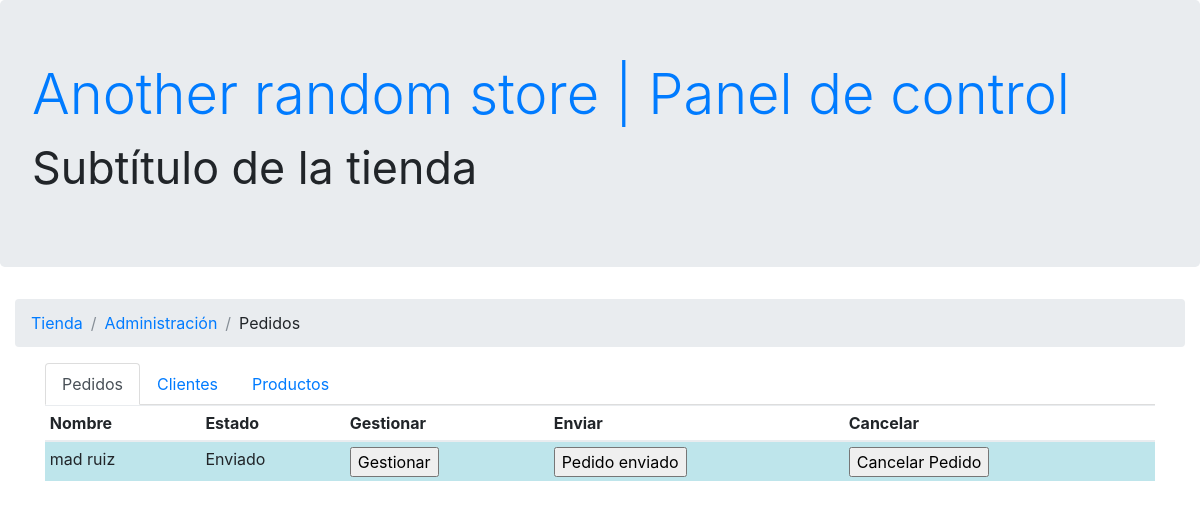
The app's page /admin/pedidos.php with its own data.
### tables this page shows
CREATE TABLE IF NOT EXISTS `pedidos` (
  `idpedido` int(10) NOT NULL AUTO_INCREMENT,
  `idcliente` int(10) NOT NULL,
  `fecha` date NOT NULL,
  `estado` varchar(100) NOT NULL,
  PRIMARY KEY (`idpedido`),
  KEY `idcliente` (`idcliente`)
);

CREATE TABLE IF NOT EXISTS `clientes` (
  `idcliente` int(10) NOT NULL AUTO_INCREMENT,
  `nombre` varchar(100) NOT NULL,
  `apellidos` varchar(100) NOT NULL,
  `email` varchar(25) NOT NULL,
  `usuario` varchar(50) NOT NULL,
  `clave` varchar(50) NOT NULL,
  `telefono` int(8) NOT NULL,
  `direccion` varchar(100) NOT NULL,
  `pais` varchar(50) NOT NULL,
  PRIMARY KEY (`idcliente`)
);

### admin/pedidos.php (the view, shortened to what this page needs)
<!DOCTYPE html>
<html lang="es">
<head>
<link rel="stylesheet" href="../css/bootstrap.css">
<link rel="stylesheet" href="../css/styles.css">
</head>
<body>
     <header class="jumbotron">
		<h1 class="display-4"><a href="index.php">Another random store | Panel de control</a></h1>
		<h2 class="display-4"><small>Subtítulo de la tienda</small></h2>
	</header>
     <section class="col-sm-12">
          <ol class="breadcrumb">
               <li class="breadcrumb-item active"><a href="../index.php">Tienda</a></li>
               <li class="breadcrumb-item active"><a href="index.php">Administración</a></li>
               <li class="breadcrumb-item">Pedidos</li>
          </ol>
     </section>
          <section class="container">
               <ul class="nav nav-tabs">
                 <li class="nav-item">
                   <a class="nav-link  active" href="pedidos.php">Pedidos</a>
                 </li>
                 <li class="nav-item">
                   <a class="nav-link" href="#">Clientes</a>
                 </li>
                 <li class="nav-item">
                   <a class="nav-link" href="#">Productos</a>
                 </li>
               </ul>
          </section>
     <section class="container">
          <table class="table table-sm table-hover">
               <thead>
                    <tr>
                         <th>Nombre</th>
                         <th>Estado</th>
                         <th>Gestionar</th>
                         <th>Enviar</th>
                         <th>Cancelar</th>
                    </tr>
               </thead>
               <tbody>
               <?php
               include '../conexion.php';
               mysqli_set_charset($conexion, "utf8");
               $peticion = "SELECT pedidos.idpedido AS idpedido,fecha,estado,nombre,estado,nombre,apellidos FROM pedidos LEFT JOIN clientes ON pedidos.idcliente = clientes.idcliente ORDER BY estado,fecha ASC";
               $resultado = mysqli_query($conexion, $peticion);
               while ($fila = mysqli_fetch_array($resultado)) {
                    $estado = $fila['estado'];
                    switch ($estado) {
                         case '1': $diestado = "Enviado";break;
                    }
                    echo'
                    <tr';
                    switch ($estado) {
                         case '1': echo ' class="table-info"';break;
                    }
                    echo '>
                         <td>'.$fila['nombre']." ".$fila['apellidos'].'</td>
                         <td>'.$diestado.'</td>
                         <td>
                              <a href="gestionarpedido.php?id='.$fila['idpedido'].'">
                                   <button>Gestionar</button>
                              </a>
                         </td>
                         <td>
                              <a href="pedidoservido.php?id='.$fila['idpedido'].'">
                                   <button>Pedido enviado</button>
                              </a>
                         </td>
                         <td>
                              <a href="cancelarpedido.php?id='.$fila['idpedido'].'">
                                   <button>Cancelar Pedido</button>
                              </a>
                         </td>
                    </tr>';
               }
?>             </tbody>
               </table>
          </section>
</body>
</html>

### records on screen
pedidos: idcliente.nombre "mad", idcliente.apellidos "ruiz", estado "Enviado"
